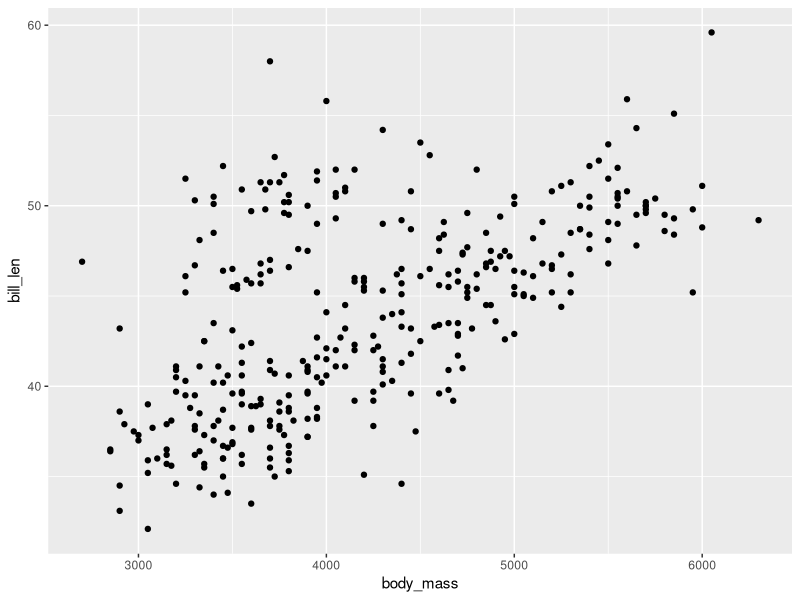

This chart was generated by the following R code:
## ---- chunk 1
library(tidyverse)
dt <- penguins
ggplot(dt, aes(x = body_mass, y = bill_len)) +
  geom_point()
## ---- chunk 2
1 + 1
## ---- chunk 3
#| echo: false
2 * 2
